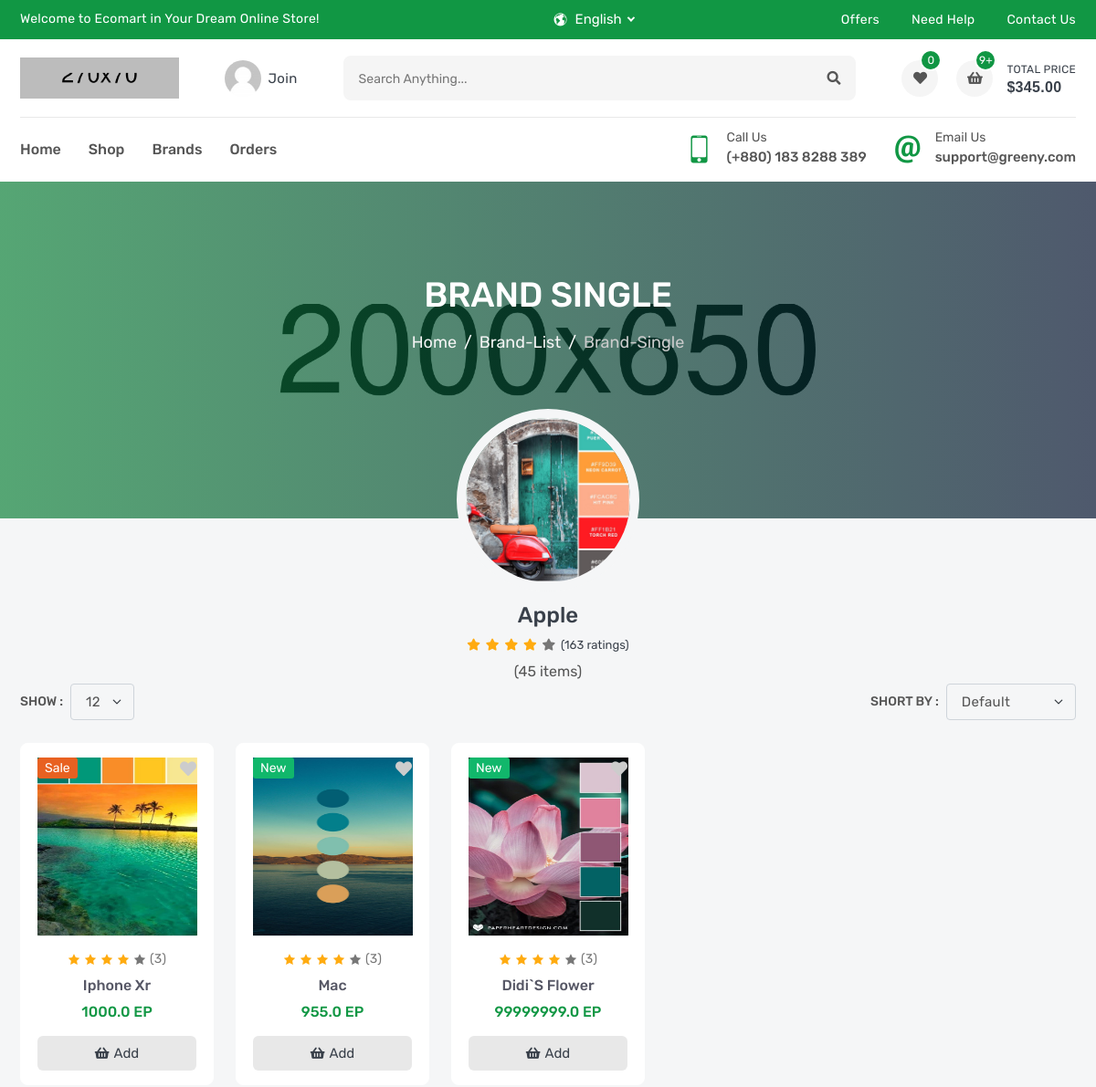
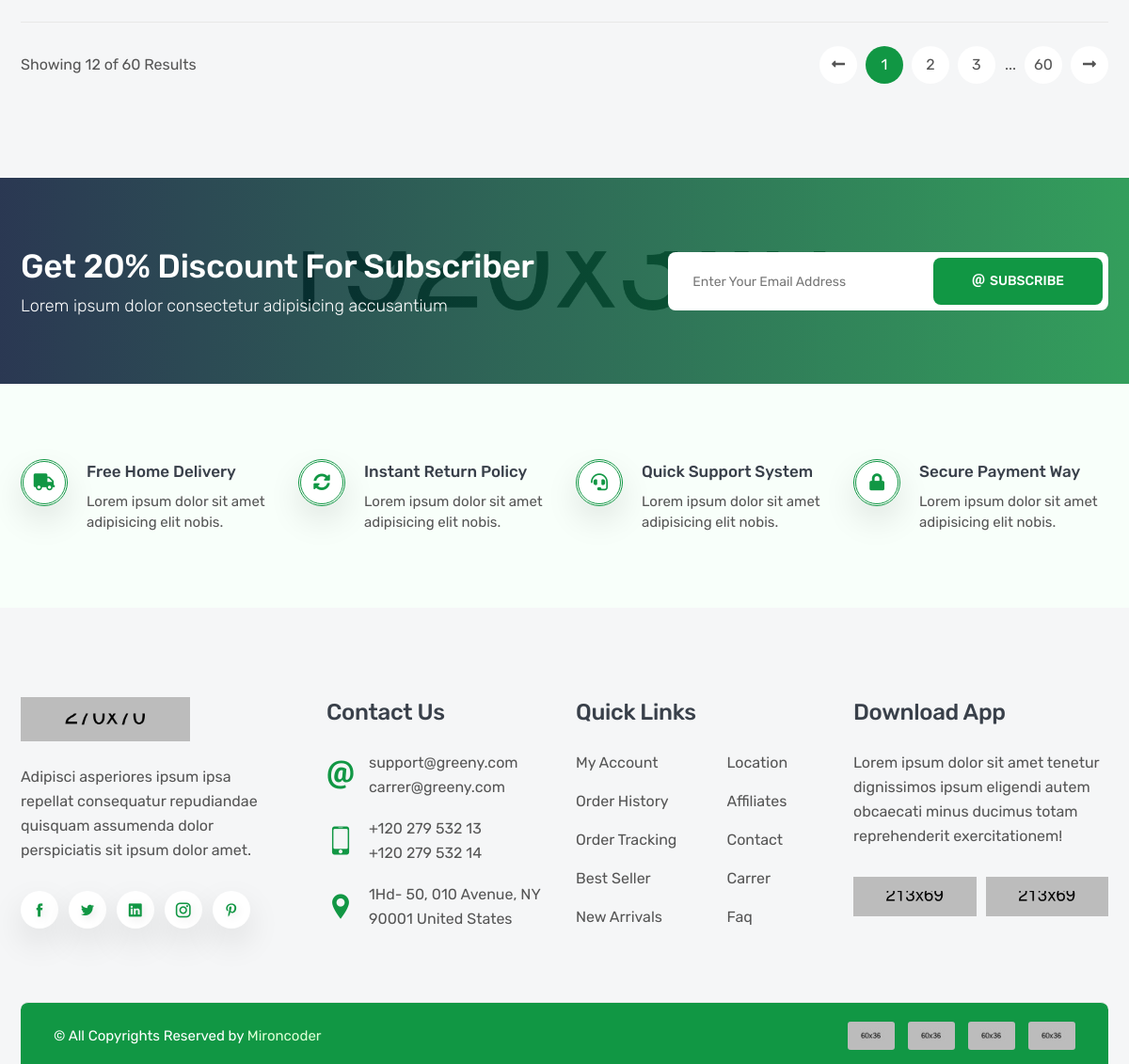
The app's page /products/brands/apple with its own data (2 pictures, top to bottom).
### product/models.py (models this page shows, shortened)
class Brand(models.Model):
    name = models.CharField(_('Name'),max_length=100)
    image = models.ImageField(_('Image'),upload_to='brands')
    slug = models.SlugField(null=True,blank=True)
    def __str__(self):
        return self.name

class Product(models.Model):
    name = models.CharField(_('Name'),max_length=120)
    flag = models.CharField(_('Flag'),max_length=10,choices=FLAG_TYPES)
    image = models.ImageField(_('Image'),upload_to='products')
    price = models.FloatField(_('Price'))
    sku = models.CharField(_('SKU'),max_length=12)
    subtitle = models.CharField(_('Subtitle'),max_length=300)
    description = models.TextField(_('Description'),max_length=40000)
    quantity = models.IntegerField(_('Quantity'))
    brand = models.ForeignKey('Brand',verbose_name=_('Brand'),related_name='product_brand',on_delete=models.SET_NULL,null=True)
    tags = TaggableManager()
    slug = models.SlugField(null=True,blank=True)
    def __str__(self):
        return self.name

### product/views.py (the view)
# urls.py: path('brands/<slug:slug>',BrandDetail.as_view()),
class BrandDetail(ListView):
    model = Product
    template_name = 'product/brand_detail.html'
    paginate_by = 20
    def get_queryset(self):
        brand = Brand.objects.get(slug=self.kwargs['slug'])
        return super().get_queryset().filter(brand=brand) # Product query->(product.brand=brand*this one up*)
    def get_context_data(self, **kwargs):
        context = super().get_context_data(**kwargs)
        context["brand"] = Brand.objects.get(slug=self.kwargs['slug'])
        return context

### product/templates/product/brand_detail.html (shortened to what this page needs)
{% extends "base.html" %}
{% load static %}
{% block css %}
    <link rel="stylesheet" href="{% static 'en/css/brand-single.css' %}">
{% endblock css %}
{% block body %}
        <section class="single-banner" style="background: url(images/single-banner.jpg) no-repeat center;">
            <div class="container">
                <h2>Brand Single</h2>
                <ol class="breadcrumb">
                    <li class="breadcrumb-item"><a href="index.html">Home</a></li>
                    <li class="breadcrumb-item"><a href="brand-list.html">brand-list</a></li>
                    <li class="breadcrumb-item active" aria-current="page">brand-single</li>
                </ol>
            </div>
        </section>
        <div class="brand-single">
            <a href="#"><img src="{{brand.image.url}}" alt="brand"></a>
            <a href="#"><h3>{{brand}}</h3></a>
            <ul>
                <li class="fas fa-star active"></li>
                <li class="fas fa-star active"></li>
                <li class="fas fa-star active"></li>
                <li class="fas fa-star active"></li>
                <li class="fas fa-star"></li>
                <li class="total">(163 ratings)</li>
            </ul>
            <p>(45 items)</p>
        </div>
        <section class="inner-section shop-part">
            <div class="container">
                <div class="row">
                    <div class="col-lg-12">
                        <div class="top-filter">
                            <div class="filter-show">
                                <label class="filter-label">Show :</label>
                                <select class="form-select filter-select">
                                    <option value="1">12</option>
                                </select>
                            </div>
                            <div class="filter-short">
                                <label class="filter-label">Short by :</label>
                                <select class="form-select filter-select">
                                    <option selected>default</option>
                                </select>
                            </div>
                        </div>
                    </div>
                </div>
                <div class="row row-cols-2 row-cols-md-3 row-cols-lg-3 row-cols-xl-5">
                {% for object in object_list %}
                            <div class="col">
                                <div class="product-card">
                                    <div class="product-media">
                                        <div class="product-label">
                                            <label class="label-text {% if object.flag == 'Sale' %}sale{% elif object.flag == 'New' %}new{% elif object.flag == 'Feature' %}feat{% endif %}">{{object.flag}}</label>
                                        </div>
                                        <button class="product-wish wish">
                                            <i class="fas fa-heart"></i>
                                        </button>
                                        <a class="product-image" href="product-video.html">
                                            <img src="{{object.image.url}}" style="width:175px; height:195px" alt="product">
                                        </a>
                                    </div>
                                    <div class="product-content">
                                        <div class="product-rating">
                                            <i class="active icofont-star"></i>
                                            <i class="active icofont-star"></i>
                                            <i class="active icofont-star"></i>
                                            <i class="active icofont-star"></i>
                                            <i class="icofont-star"></i>
                                            <a href="product-video.html">(3)</a>
                                        </div>
                                        <h6 class="product-name">
                                            <a href="/products/{{object.slug}}">{{object}}</a>
                                        </h6>
                                        <h6 class="product-price">
                                            <span>{{object.price}} EP</span>
                                        </h6>
                                        <button class="product-add" title="Add to Cart">
                                            <i class="fas fa-shopping-basket"></i>
                                            <span>add</span>
                                        </button>
                                    </div>
                                </div>
                            </div>
                {% endfor %}
                </div>
                <div class="row">
                    <div class="col-lg-12">
                        <div class="bottom-paginate">
                            <p class="page-info">Showing 12 of 60 Results</p>
                            <ul class="pagination">
                                <li class="page-item">
                                    <a class="page-link" href="#">
                                        <i class="fas fa-long-arrow-alt-left"></i>
                                    </a>
                                </li>
                                <li class="page-item"><a class="page-link active" href="#">1</a></li>
                                <li class="page-item"><a class="page-link" href="#">2</a></li>
                                <li class="page-item"><a class="page-link" href="#">3</a></li>
                                <li class="page-item">...</li>
                                <li class="page-item"><a class="page-link" href="#">60</a></li>
                                <li class="page-item">
                                    <a class="page-link" href="#">
                                        <i class="fas fa-long-arrow-alt-right"></i>
                                    </a>
                                </li>
                            </ul>
                        </div>
                    </div>
                </div>
            </div>
        </section>
        <section class="news-part" style="background: url(images/newsletter.jpg) no-repeat center;">
            <div class="container">
                <div class="row align-items-center">
                    <div class="col-md-5 col-lg-6 col-xl-7">
                        <div class="news-text">
                            <h2>Get 20% Discount for Subscriber</h2>
                            <p>Lorem ipsum dolor consectetur adipisicing accusantium</p>
                        </div>
                    </div>
                    <div class="col-md-7 col-lg-6 col-xl-5">
                        <form class="news-form">
                            <input type="text" placeholder="Enter Your Email Address">
                            <button><span><i class="icofont-ui-email"></i>Subscribe</span></button>
                        </form>
                    </div>
                </div>
            </div>
        </section>
{% endblock body %}

### static/en/css/brand-single.css (style rules this page uses)
.single-banner { padding: 100px 0px 180px; }
.brand-single { position: relative; text-align: center; margin-top: -120px; z-index: 1; }
.brand-single a { display: block; }
.brand-single a img { width: 200px; height: 200px; border-radius: 50%; border: 10px solid var(--body); margin-bottom: 10px; }
.brand-single a h3 { text-transform: capitalize; margin-bottom: 3px; }
.brand-single ul { margin-bottom: 3px; }
.brand-single ul li { font-size: 13px; margin: 0px 1px; color: var(--gray); display: inline-block; }
.brand-single ul .active { color: var(--yellow); }
.brand-single ul .total { color: var(--heading); }

### records on screen
Brand: image (picture), name "Apple"
Product: flag "Sale", image (picture), name "Iphone Xr", price "1000.0"
Product: flag "New", image (picture), name "Mac", price "955.0"
Product: flag "New", image (picture), name "Didi`s Flower", price "99999999.0"
